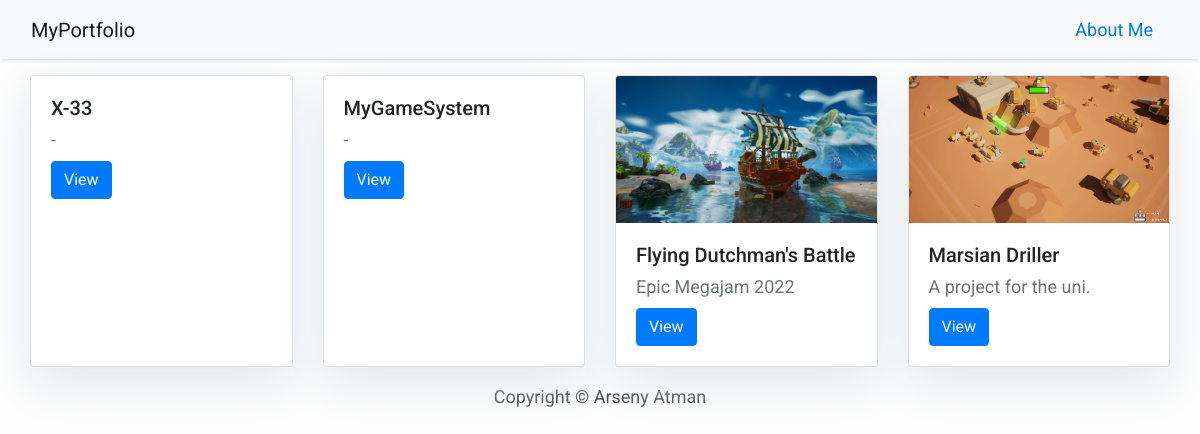
The app's page /, older data.
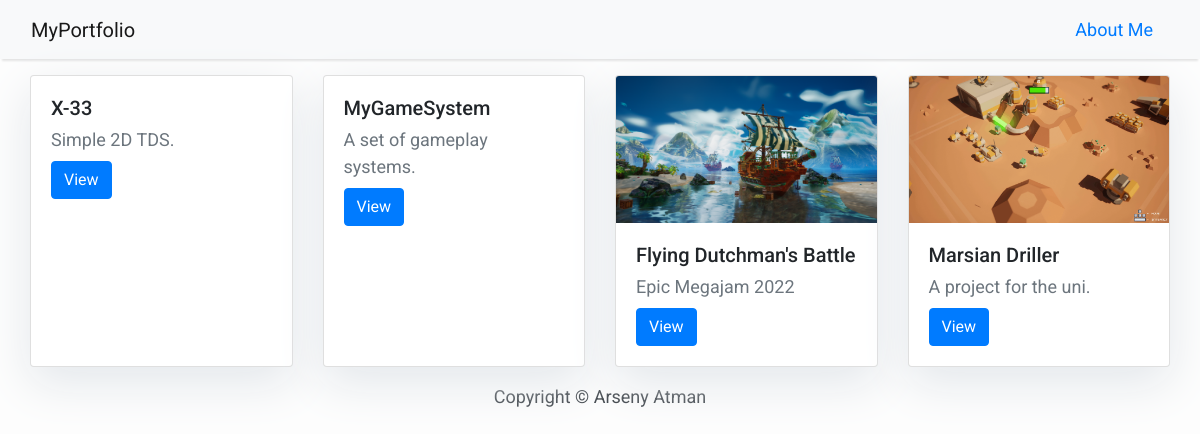
The same page, newer data.
### projects/models.py (models this page shows, shortened)
class Project(models.Model):
    title = models.CharField(max_length=200, unique=True)
    preview = models.ImageField(upload_to='images/', blank=True)
    slug = models.SlugField(max_length=200, unique=True)
    short_description = models.TextField(default="")
    description = models.TextField(default="")
    created_on = models.DateTimeField(auto_now_add=True)
    youtube_link = models.CharField(max_length=200, default='', blank=True)
    github_link = models.CharField(max_length=200, default='', blank=True)
    class Meta:
        ordering = ['-created_on']

### projects/views.py (the view)
# urls.py: path('', views.ProjectList.as_view(), name='home'),
class ProjectList(generic.ListView):
    queryset = Project.objects.order_by('-created_on')
    template_name = 'index.html'

### templates/index.html (shortened to what this page needs)
{% extends "base.html" %}
{% block content %}
<div class="container">
    <div class="row">
        <div class="card-deck">
            {% for project in project_list %}
            {% include 'project_card.html' %}
            {% endfor %}
        </div>
    </div>
</div>
{%endblock%}

### templates/project_card.html
{% block content %}
<div class="card mt-3" style="width: 25rem;">
    {% if project.preview.url != '' %}
        <img class="card-img-top" style="max-height: 20rem; width: auto" src="{{ project.preview.url }}" alt="Project preview">
    {% endif %}
    <div class="card-body">
        <h5 class="card-title">{{ project.title }}</h5>
        <p class="card-subtitle mb-2 text-muted">{{ project.short_description }}</p>
        <a href="{% url 'project_detail' project.slug  %}" class="btn btn-primary">View</a>
    </div>
</div>
{% endblock content %}

Row changes from the older to the newer data that the page shows:
changed Project: short_description "-" → "Simple 2D TDS."
changed Project "MyGameSystem": short_description "-" → "A set of gameplay systems."
